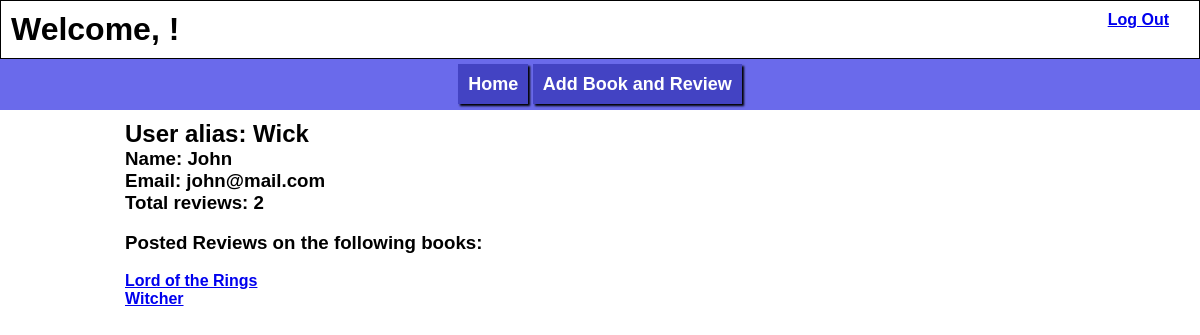
/books/user/1, run on an earlier commit of the app's database.
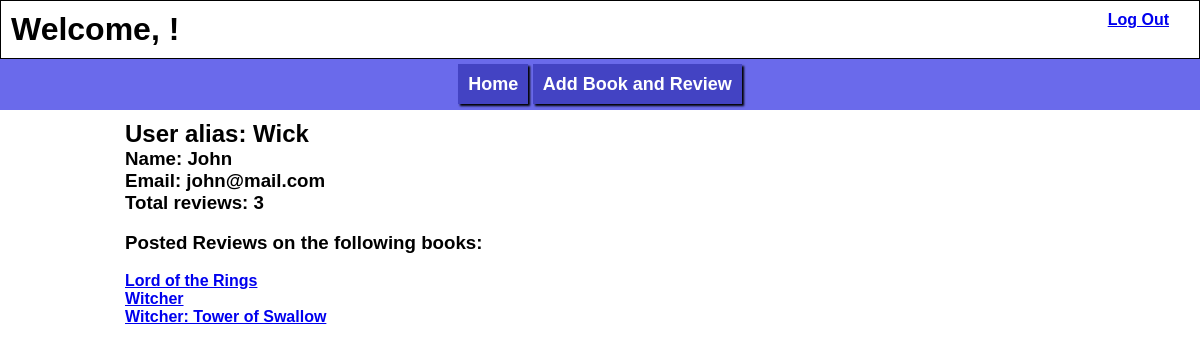
And on a later commit of the database.
### login_app/models.py (models this page shows)
class User(models.Model):
    first_name = models.CharField(max_length = 255)
    alias = models.CharField(max_length = 255)
    email = models.CharField(max_length = 384)
    password = models.CharField(max_length = 60)
    objects = UserManager()
    created_at = models.DateTimeField(auto_now_add = True)
    updated_at = models.DateTimeField(auto_now = True)

### book_reviews_app/models.py (models this page shows)
class Review(models.Model):
    content = models.TextField()
    rating = models.IntegerField()
    user = models.ForeignKey(User, related_name = "reviews", on_delete = models.CASCADE)
    book = models.ForeignKey(Book, related_name = "reviews", on_delete = models.CASCADE)
    created_at = models.DateTimeField(auto_now_add = True)
    updated_at = models.DateTimeField(auto_now = True)
    objects = ReviewManager()

class Book(models.Model):
    title = models.CharField(max_length = 100)
    author = models.ForeignKey(Author, related_name = "books", on_delete = models.CASCADE)
    created_at = models.DateTimeField(auto_now_add = True)
    updated_at = models.DateTimeField(auto_now = True)
    objects = BookManager()

### book_reviews_app/views.py (the view)
# urls.py: path('user/<int:user_id>', views.user_info),
def user_info(request, user_id):
    context = {
        "user":User.objects.get(id = user_id)
    }
    return render(request, "user_info.html", context)

### book_reviews_app/templates/user_info.html (shortened to what this page needs)
<!DOCTYPE html>
<html lang="en">
<head>
    {% load static %}
    <link rel="stylesheet" type="text/css" href="{% static 'books_style.css' %}">
</head>
<body>
    <header>
        <h1>Welcome, {{request.session.first_name}}!</h1>
        <a href="/books/logout">Log Out</a>
    </header>
    <nav>
        <a class="navigate_links" href="/books">Home</a>
        <a class="navigate_links" href="/books/add">Add Book and Review</a>
    </nav>
    <div id="wrapper">
        <main>
            <div class="review">
                <h2>User alias: {{user.alias}}</h2>
                <h3>Name: {{user.first_name}}</h3>
                <h3>Email: {{user.email}}</h3>
                <h3>Total reviews: {{user.reviews.all.count}}</h3><br>
                <h3>Posted Reviews on the following books: </h3><br>
                {% for review in user.reviews.all %}
                    <a href="/books/{{review.book.id}}">{{review.book.title}}</a><br>
                {% endfor %}
            </div>
        </main>
    </div>
</body>
</html>

What changed in the data, as far as the page shows it:
computed for User "Wick": reviews.all.count "2" → "3"
added Review: book "Witcher: Tower of Swallow"
